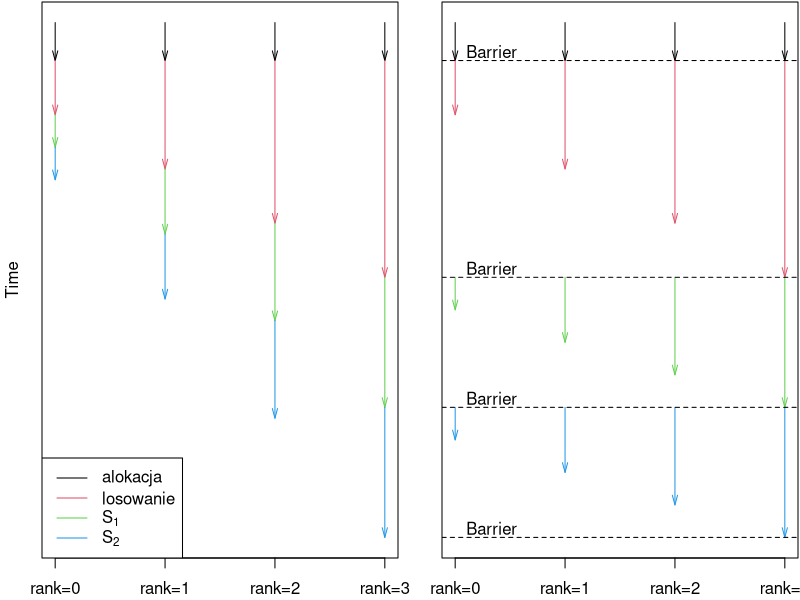

This chart was generated by the following R code:
## ---- chunk 1
par(mfrow=c(1,2),mar=c(2.1,2.1,0.1,0.1))
tms = c(1,0.6,0.6)
tms = rbind(0.7,outer(tms,1:4))
nms = c("alokacja","losowanie",expression(S[1]),expression(S[2]))
cls = 1:4
Y = max(apply(tms,2,sum))

plot (NA, ylab="Time", xlab="", xlim=c(0,3),ylim=c(Y,0), xaxt='n', yaxt='n')
axis(1,at=0:3,paste("rank",0:3,sep="="))
for (i in 1:ncol(tms)) {
  arrows(i-1, cumsum(tms[,i]) - tms[,i],i-1, cumsum(tms[,i]), angle = 15,length = 0.1,col=cls)
}
#text(3,cumsum(tms[,4])-tms[,4]/2,nms, adj=c(1.1,0.5))
legend("bottomleft",nms,col=cls,lty=1)
mtext("Time", 2, line = 1)
par(mar=c(2.1,2.1,0.1,0.1))
plot (NA, ylab="", xlab="", xlim=c(0,3),ylim=c(Y,0), xaxt='n', yaxt='n')
axis(1,at=0:3,paste("rank",0:3,sep="="))
for (i in 1:ncol(tms)) {
  arrows(i-1, cumsum(tms[,4]) - tms[,4],i-1, cumsum(tms[,4]) - tms[,4] + tms[,i], angle = 15,length = 0.1,col=cls)
}
abline(h=cumsum(tms[,4]), lty=2)
text(0.1,cumsum(tms[,4]),"Barrier", adj=c(0,-0.2))

